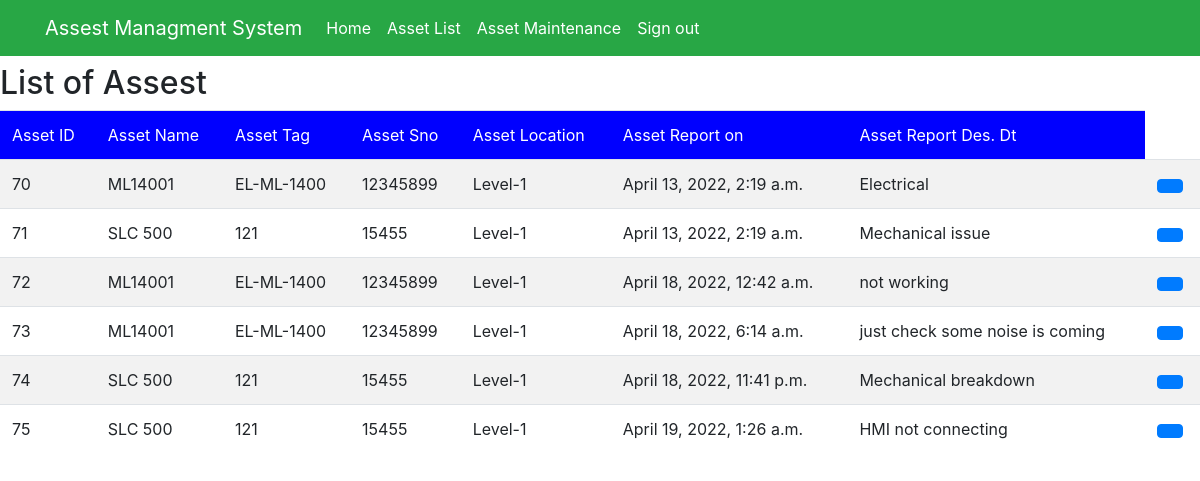
Page /assetmainlist (signed in) on the earlier database version.
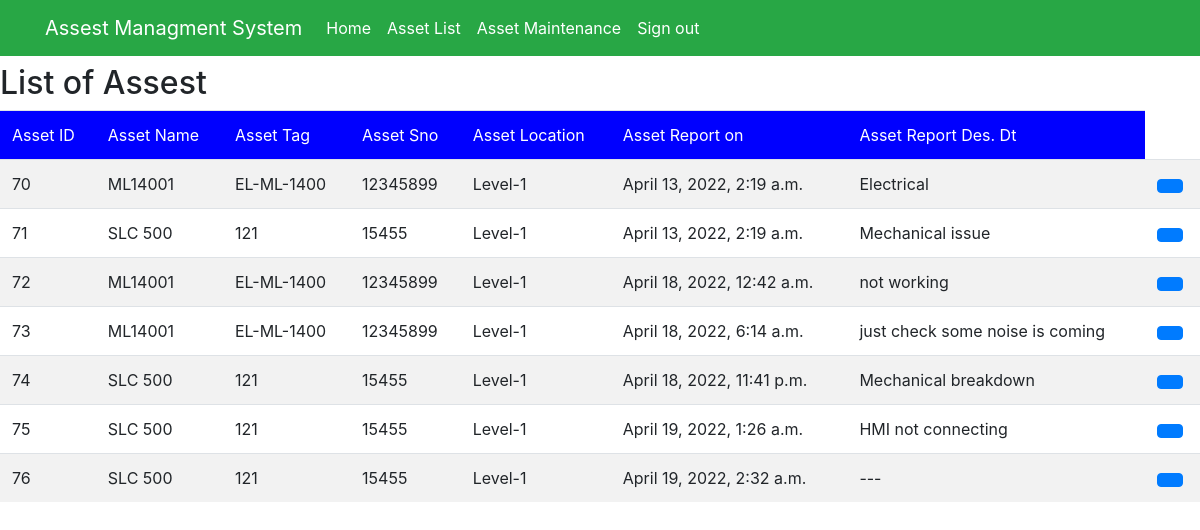
Same page on the later database version.
### myapp/models.py (models this page shows, shortened)
class AssetMain(models.Model):
    asset_id = models.CharField(max_length=100)
    asset_name = models.CharField(max_length=100)
    asset_tag = models.CharField(max_length=100)
    asset_serial_No = models.CharField(max_length=100)
    asset_loc = models.CharField(max_length=100)
    asset_status = models.CharField(max_length=100,null=True, default=None, blank=True)
    date_main = models.DateTimeField(blank=True, null=True,default=datetime.date.today)
    asset_desc = models.CharField(max_length=100,null=True, default=None, blank=True)
    asset_assign = models.CharField(max_length=100,null=True, default=None, blank=True)
    date_solved = models.DateTimeField(null=True, default=None, blank=True)
    asset_comments = models.CharField(max_length=100,null=True, default=None, blank=True)

### myapp/views.py (the view)
# urls.py: path('assetmainlist', views.assetmainlist, name="assetmainlist"),
@login_required(login_url='signin')
def assetmainlist(request,new={}):
    context = {}
    asset = AssetMain.objects.all()
    if asset:
        return render(request, 'myapp/assetmainlist.html', locals())
    else:
        context["error"] = "Sorry no asset record"

### myapp/templates/myapp/assetmainlist.html (shortened to what this page needs)
{% extends 'myapp/base.html' %}
{% block content %}
<h2>List of Assest</h2>
<table class="table table-striped">
    <thead style="background-color: blue;color: white;">
    <td>Asset ID</td>
    <td>Asset Name</td>
    <td>Asset Tag</td>
    <td>Asset Sno</td>
    <td>Asset Location</td>
    <td>Asset Report on</td>
    <td>Asset Report Des. Dt</td>
    </thead>
    {% for row in asset %}
    <tr>
        <td>{{row.id}}</td>
        <td>{{row.asset_name}}</td>
        <td>{{row.asset_tag}}</td>
        <td>{{row.asset_serial_No}}</td>
        <td>{{row.asset_loc}}</td>
        <td>{{row.date_main}}</td>
        <td>{{row.asset_desc}}</td>
        <td><a class="btn btn-primary btn-s" href="{% url 'assetmainupdate' row.id%}" method="post"></a></td>
    </tr>
    {% endfor %}
</table>
{% endblock %}

Differences in the rows shown:
added AssetMain: id "76", asset_name "SLC 500", asset_tag "121", asset_serial_No "15455", asset_loc "Level-1", date_main "April 19, 2022, 2:32 a.m.", asset_desc "---"
